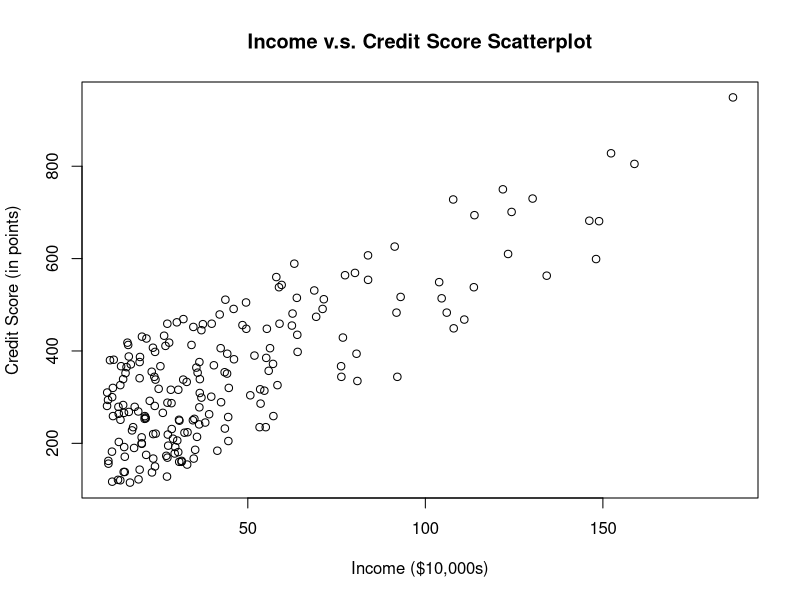
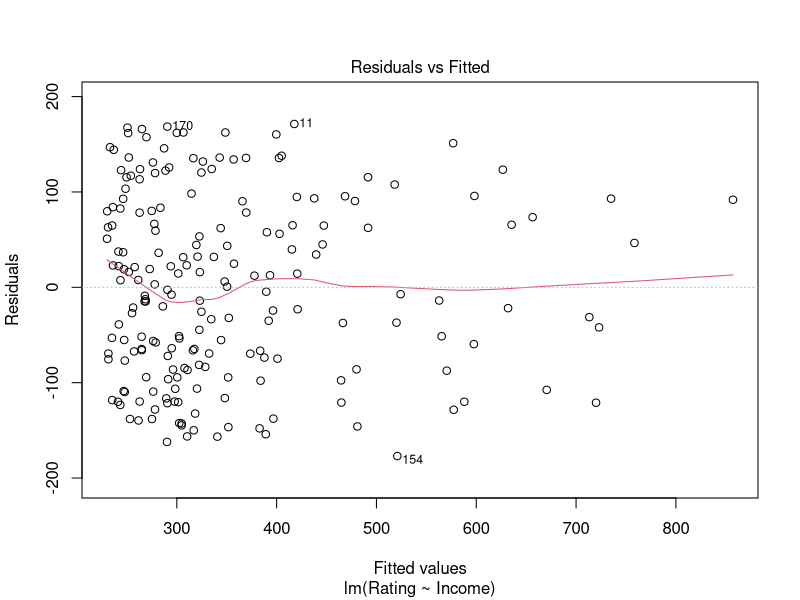
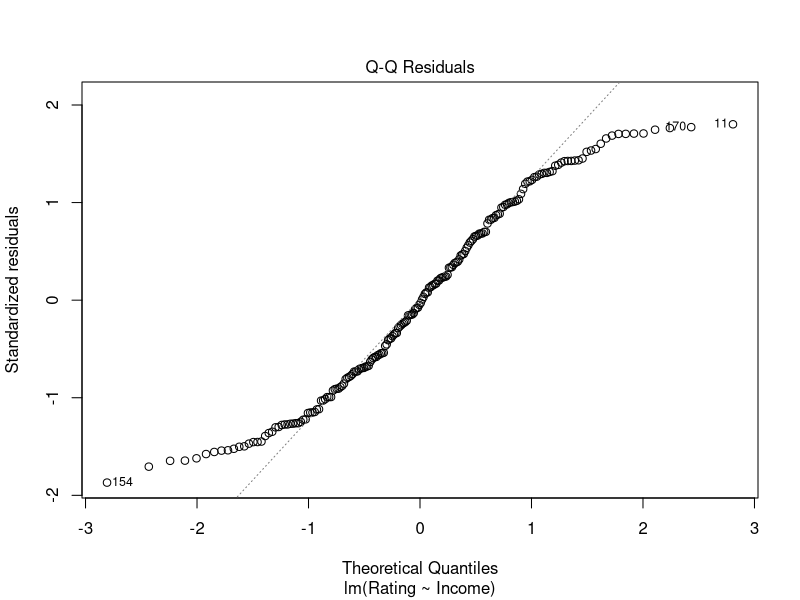
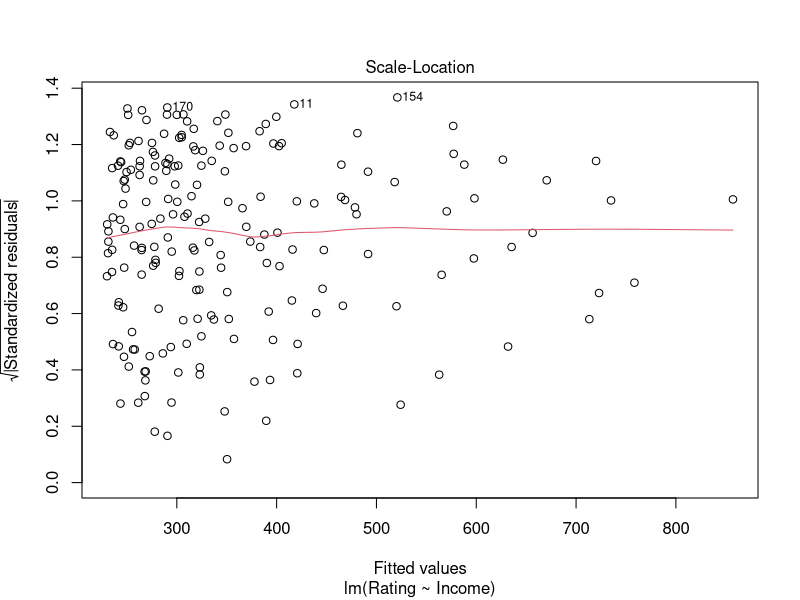
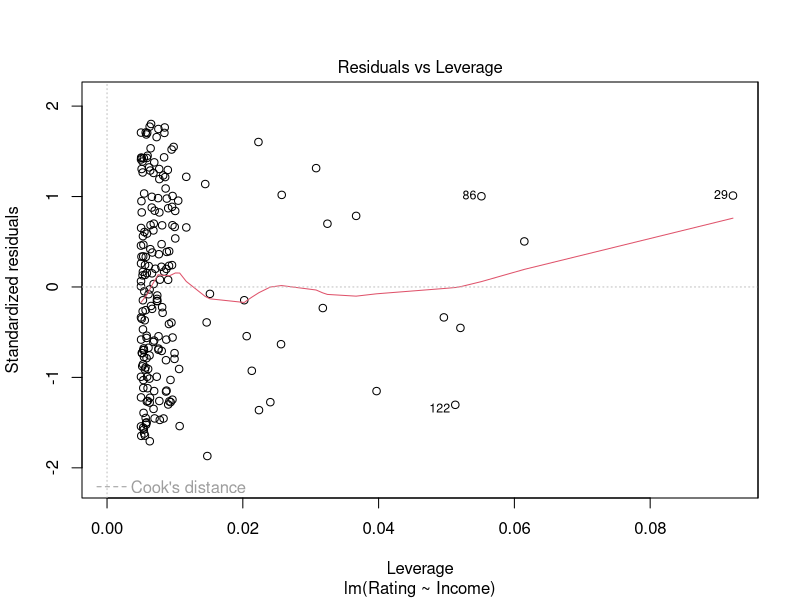

Source code (R) for these figures, in order:
# STA4163 Mini-Project 3
# Written by Mustaeen Ahmed

library(readxl)

bank <- read_excel("./bank.xlsx")

dataset <- data.frame(bank)
# print(dataset) # nolint
attach(dataset)

# Question 1:
plot(Income, Rating, xlab = "Income ($10,000s)",
     ylab = "Credit Score (in points)",
     main = "Income v.s. Credit Score Scatterplot")
# this answers part b

bank_model <- lm(Rating ~ Income, data = dataset)
print(summary(bank_model))
print(anova(bank_model))
# parts c, e, j

print(confint(bank_model, level = 0.95))
# for part h

print(cor(Income, Rating))
# for part i

plot(bank_model)
print(shapiro.test(bank_model$residuals))
# for part k

new_val <- data.frame(Income = 56)
pred_val <- predict(bank_model, newdata = new_val)
conf_pred_val <- predict(bank_model, newdata = new_val, interval = "confidence",
                         level = 0.95)
pred_pred_val <- predict(bank_model, newdata = new_val, interval = "prediction",
                         level = 0.95)

print(pred_val)
print(conf_pred_val)
print(pred_pred_val)
# for part n

multi_model <- lm(Rating ~ Income + Age + Education, data = dataset)
print(summary(multi_model))
print(anova(multi_model))
# for question 2